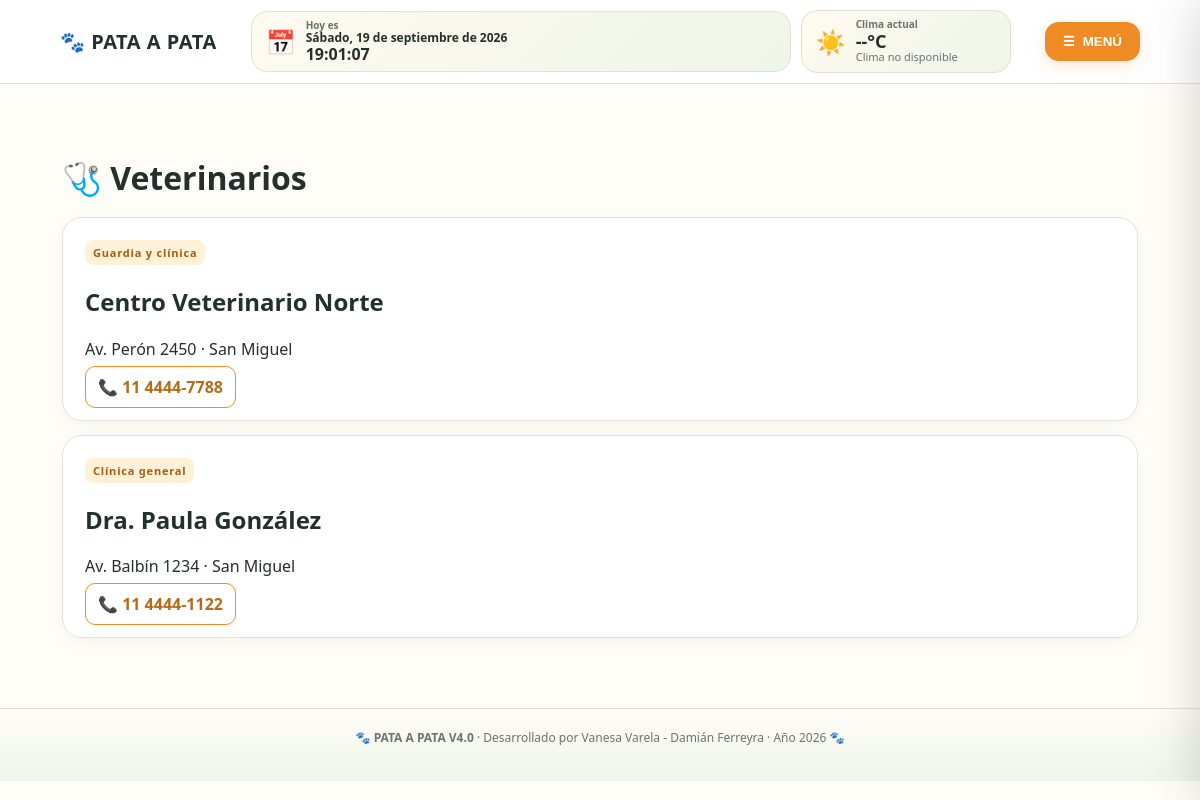
Screenshot of /veterinarios (signed in) with the database file from the repository.
### tables this page shows
CREATE TABLE veterinarios (
        id INTEGER PRIMARY KEY AUTOINCREMENT,
        nombre TEXT NOT NULL,
        telefono TEXT,
        direccion TEXT,
        zona TEXT,
        especialidad TEXT
    );

### app.py (the view)
@app.route("/veterinarios")
@login_required
def veterinarios():
    conn=get_db(); rows=conn.execute("SELECT * FROM veterinarios ORDER BY nombre").fetchall(); conn.close()
    return render_template("veterinarios.html", veterinarios=rows)

### app.py (called while the page is built)
def get_db():
    conn = sqlite3.connect(DB_PATH)
    conn.row_factory = sqlite3.Row
    conn.execute("PRAGMA foreign_keys = ON")
    return conn

def login_required(fn):
    @wraps(fn)
    def wrapper(*args, **kwargs):
        if "user_id" not in session:
            flash("Tenés que iniciar sesión para continuar.", "warning")
            return redirect(url_for("login", next=request.path))
        return fn(*args, **kwargs)
    return wrapper

def current_user():
    if "user_id" not in session:
        return None
    conn = get_db()
    u = conn.execute("SELECT * FROM usuarios WHERE id=?", (session["user_id"],)).fetchone()
    conn.close()
    return u

@app.context_processor
def inject_globals():
    return {
        "current_user": current_user(),
        "instagram_url": INSTAGRAM_URL,
        "is_admin": bool(session.get("is_admin")),
    }

### templates/veterinarios.html
{% extends "base.html" %}{% block title %}Veterinarios{% endblock %}{% block content %}<div class="page-head"><h1>🩺 Veterinarios</h1></div><div class="cards">{% for v in veterinarios %}<div class="card"><span class="tag">{{v.especialidad}}</span><h2>{{v.nombre}}</h2><p>{{v.direccion}} · {{v.zona}}</p><a class="outline" href="tel:{{v.telefono}}">📞 {{v.telefono}}</a></div>{% endfor %}</div>{% endblock %}

### static/css/style.css (style rules this page uses)
:root { --ink:#23302b;--muted:#66756e;--paper:#fffdf8;--line:#e7e1d5;--accent:#ef8b24;--green:#4e8d62;--danger:#d93e3e;--shadow:0 14px 40px rgba(43,50,42,.10) }
* { box-sizing:border-box }
body { margin:0;font-family:system-ui,-apple-system,Segoe UI,Arial,sans-serif;color:var(--ink);background:var(--paper) }
a { text-decoration:none;color:inherit }
.page-head { display:flex;align-items:center;justify-content:space-between;gap:20px;margin:38px 0 18px }
.page-head h1,.page-head h2 { margin:0 }
.cards { display:grid;gap:14px }
.card,.section-card,.form-card,.event-card,.post { background:#fff;border:1px solid var(--line);border-radius:20px;padding:22px;box-shadow:0 5px 18px rgba(0,0,0,.04) }
.tag { display:inline-block;font-size:11px;font-weight:900;letter-spacing:.8px;background:#fff1d7;color:#a85d10;padding:5px 8px;border-radius:8px }
.outline { border:1px solid var(--accent);background:white;color:#b86a16;border-radius:10px;padding:9px 12px;font-weight:800;cursor:pointer }

### rows the page displays
veterinarios: especialidad "Guardia y clínica", nombre "Centro Veterinario Norte", direccion "Av. Perón 2450", zona "San Miguel", telefono "11 4444-7788"
veterinarios: especialidad "Clínica general", nombre "Dra. Paula González", direccion "Av. Balbín 1234", zona "San Miguel", telefono "11 4444-1122"
